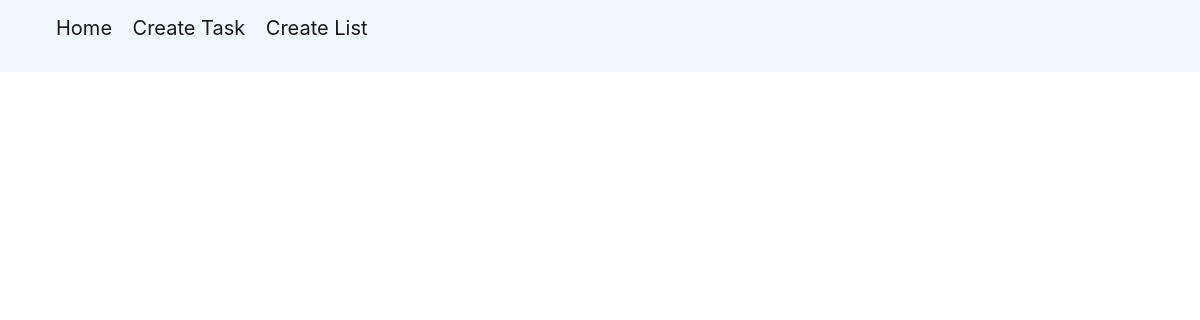
Before: / with the older database file.
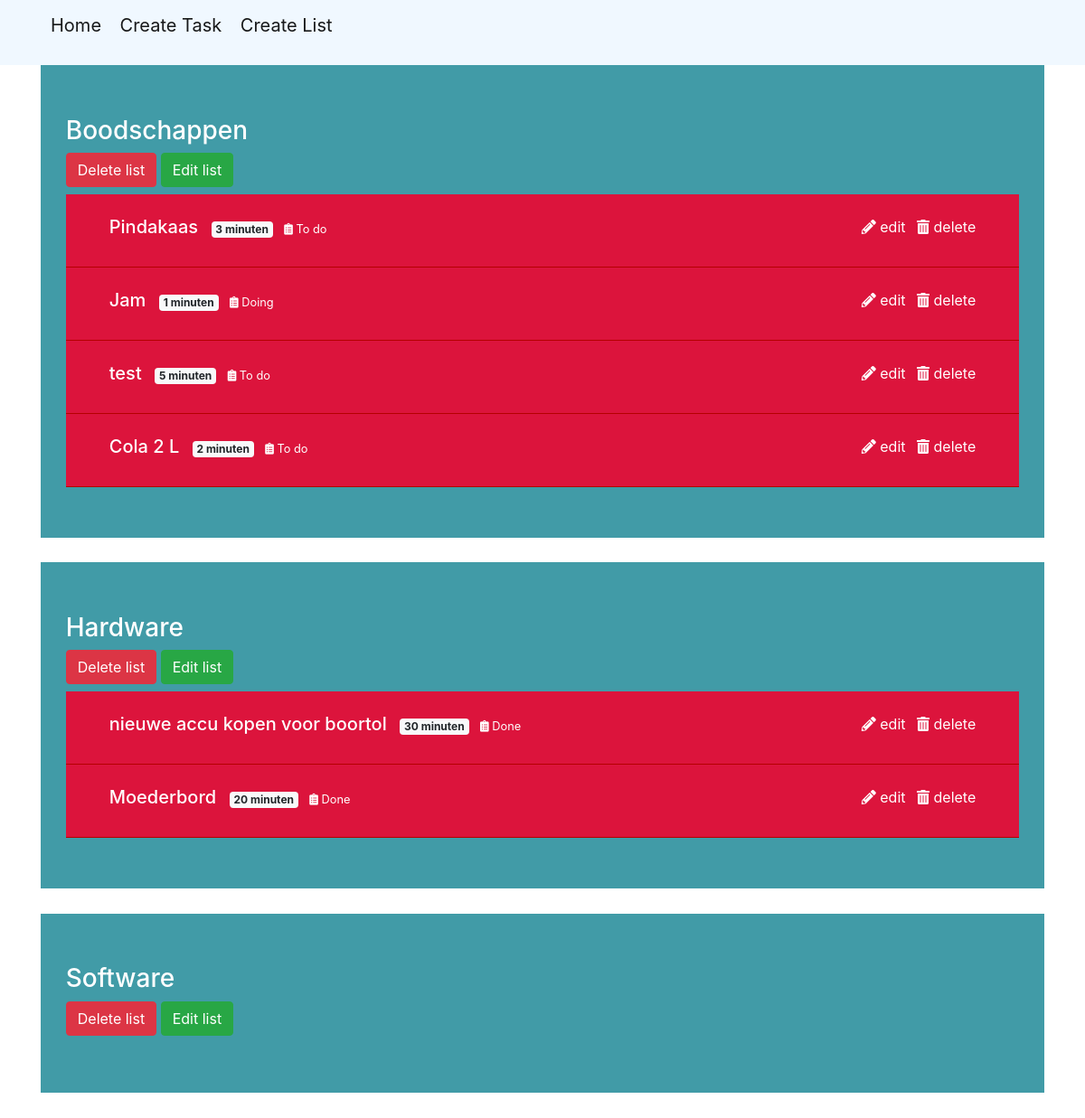
After: the same page with the newer database file.
### tables this page shows
CREATE TABLE IF NOT EXISTS `list` (
  `list_id` int(11) NOT NULL,
  `list_name` varchar(255) NOT NULL
);

CREATE TABLE IF NOT EXISTS `task` (
  `task_id` int(11) NOT NULL,
  `task_list_id` int(11) NOT NULL,
  `task_description` varchar(255) NOT NULL,
  `task_duration` int(11) NOT NULL,
  `task_status_id` int(11) NOT NULL
);

CREATE TABLE IF NOT EXISTS `status` (
  `status_id` int(11) NOT NULL,
  `status_name` varchar(60) NOT NULL
);

### function.php (called while the page is built, shortened)
<?php
function openDatabaseConnection()
{
    $servername = "localhost";
    $username = "php-todo";
    $password = "php-todo";
    $database = "php-todo";
    try {
        $conn = new PDO("mysql:host=$servername;dbname=" . $database, $username, $password);
        $conn->setAttribute(PDO::ATTR_ERRMODE, PDO::ERRMODE_EXCEPTION);
        return $conn;
    } catch (PDOException $e) {
        echo "Connection failed: " . $e->getMessage();
    }
}
function getTasksByListId($id)
{
    $sql = "
		SELECT task_id, task_description, task_duration, status_name
		FROM task
	    JOIN status on task_status_id = status_id
	    WHERE task_list_id = :id
	";
    $conn = openDatabaseConnection();
    $query = $conn->prepare($sql);
    $query->execute([':id' => $id]);
    $result = $query->fetchAll();
    return $result;
}
function getAllLists()
{
    $conn = openDatabaseConnection();
    $query = $conn->prepare("SELECT * FROM list");
    $query->execute();
    $result = $query->fetchAll();
    return $result;
}

### index.php (the view)
<?php
    include "header.php";
    require "function.php";
?>
<div class="container">
    <?php
    $lists = getAllLists();
foreach($lists as $list) {
    ?>
    <div class="list">
        <h2 class="h3 text-white"><?php echo $list['list_name']?></h2>
        <a href="delete_list.php?id=<?php echo $list['list_id'];?>" class="btn btn-danger mb-2">Delete list</a>
        <a href="edit_list.php?id=<?php echo $list['list_id'];?>" class="btn btn-success mb-2">Edit list</a>
    <?php
        $tasks = getTasksByListId($list['list_id']);
        foreach($tasks as $task) {
    ?>
            <div id="container-fluid" class="homepage-container px-5 py-4" style="background-color:crimson;">
                <div class="left">
                    <h2 class="title h5"><?php echo $task['task_description']; ?></h2>
                    <span class="badge badge-light mr-2"><?php echo $task['task_duration'];?> minuten</span>
                    <small class="mb-0 text-white"><i class="fas fa-clipboard-list"></i> <?php echo $task['status_name']; ?></small>
                </div>
                <div class="right">
                    <a class="button-index mr-2" href="edit_task.php?id=<?php echo $task['task_id'];?>"><i class="fas fa-pencil-alt"></i> edit</a>
                    <a class="button-index-del" href="delete_task.php?id=<?php echo $task['task_id'];?>"><i class="fas fa-trash-alt"></i> delete</a>
                </div>
            </div>
    <?php
        }
        echo "</div>";
    }
    echo "</div>";
    include "footer.php";

### header.php (shortened to what this page needs)
<!DOCTYPE html>
<html lang="nl">
<head>
	<link rel="stylesheet" href="https://stackpath.bootstrapcdn.com/bootstrap/4.4.1/css/bootstrap.min.css">
	<link rel="stylesheet" href="//use.fontawesome.com/releases/v5.0.7/css/all.css">
	<link rel="stylesheet" href="css/style.css">
</head>
<nav class="navbar navbar-expand-lg navbar-light" style="background-color:aliceblue ;">
	<ul class="">
		<li class="nav-li"><a class="navbar-brand"  href="index.php">Home</a></li>
		<li class="nav-li"><a class="navbar-brand"  href="create_task.php">Create Task</a></li>
		<li class="nav-li"><a class="navbar-brand"  href="create_list.php">Create List</a></li>
	</ul>
</nav>

### footer.php (shortened to what this page needs)
</body>
</html>

### css/style.css (style rules this page uses)
a { text-decoration: none; color: white; display: inline-block; }
.title { color: white; }
.nav-li { display:inline-block; }
.left , .right { display: inline-block; height: 100%; }
.right { float: right; }
.homepage-container { border-bottom: #B50000 1px solid; }
.title { display: inline-block; margin-right: 10px; }
li { display: inline-block; }
.list { width: 100%; padding: 5% 2.5% 5% 2.5%; margin-bottom: 2.5%; background-color: #419ba7; }

Changed rows visible on the page:
added list: list_name "Boodschappen"
added task: task_description "Pindakaas", task_duration "3", status.status_name "To do", shown under "Boodschappen"
added task: task_description "Jam", task_duration "1", status.status_name "Doing", shown under "Boodschappen"
added task: task_description "test", task_duration "5", status.status_name "To do", shown under "Boodschappen"
added task: task_description "Cola 2 L", task_duration "2", status.status_name "To do", shown under "Boodschappen"
added list: list_name "Hardware"
added task: task_description "nieuwe accu kopen voor boortol", task_duration "30", status.status_name "Done", shown under "Hardware"
added task: task_description "Moederbord", task_duration "20", status.status_name "Done", shown under "Hardware"
added list: list_name "Software"
